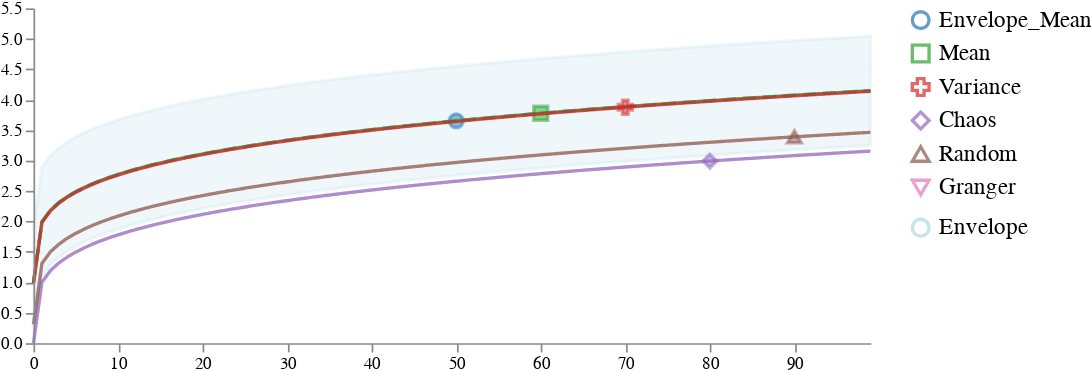

Write notebook code for a chart like this one.
### Code cell
name = "Straight" #All_Changes

timepoint_list = []
sine_list = []
sample_list = []

seed = 10
random.seed(seed)

def save_result(data, name, ref_ext):
    """Save new reference files"""
    _output_root = 'output'
    mode = "w" if ref_ext == "svg" else "wb"
    with open(os.path.join(_output_root, f"{name}.{ref_ext}"), mode) as f:
        f.write(data)
kmean = False
run_functions = [name] # ["Straight", "Amp_Change", "Freq_Change", "Phase_Change"]# #, [name]
n_cluster = 2
# create sine fucntions
def return_sine_function_3(function_name):
        if function_name == "Straight":
                a, b, c, d = 0, 0, 0, random.uniform(0, 2)
                a2, b2, c2, d2 = 0, 0, 0, 1
        if function_name == "Amp_Change":
                a, b, c, d = 1*random.uniform(0, 2), .25, 2*np.pi, random.uniform(0, 2)
                a2, b2, c2, d2 = 1, .25, 2*np.pi, 1
        if function_name == "Freq_Change":
                a, b, c, d = 1, .25*random.uniform(0, 2), 2*np.pi, random.uniform(0, 2)
                a2, b2, c2, d2 = 1, .25, 2*np.pi, 1
        if function_name == "Phase_Change":
                a, b, c, d = 1, .25, 2*np.pi*random.uniform(0, 2), random.uniform(0, 2)
                a2, b2, c2, d2 = 1, .25, 2*np.pi, 1
        def sine_function(x):
                return np.power(x, .25) + a*np.sin(b*x + c) + d
        def sine_function_default(x):
                return np.power(x, .25) + a2*np.sin(b2*x + c2) + d2
        function_parameters_individual = {'a': a,  'b': b, 'c': c,  'd': d}
        function_parameters_default = {'a': a2, 'b': b2, 'c': c2, 'd': d2}
        
        return sine_function, sine_function_default, function_parameters_individual, function_parameters_default

function_dataframe = pd.DataFrame(columns=['functions', 'sample_id', 'a', 'b',  'c',  'd'])
function_list = []
j = 0
all_functions ={}
num_samples = 1000

# create sine dataframes and save the parameters used
for funct_name in run_functions:
        for _ in range(num_samples):
                j+=1
                timepoint_list.extend([x for x in range(100)])
                sample_list.extend([j]*100)
                random_function,  sine_function_default, function_parameters_individual, function_parameters_default = return_sine_function_3(funct_name)

                function_parameters_individual['functions'] = funct_name
                function_parameters_individual['sample_id'] = j
                function_list.append(function_parameters_individual)
                sine_list.extend([random_function(x) for x in range(100)])
        all_functions[funct_name] = sine_function_default 
        function_parameters_default['functions'] = funct_name + " Default"
        function_parameters_default['sample_id'] = None

#keep track of parameters
function_dataframe = pd.DataFrame(function_list)
function_default_dataframe =  pd.DataFrame(function_parameters_default, index=[0])


sine_distribution= pd.DataFrame({'timepoint_id' : timepoint_list,
                   'sample_id' : sample_list,
                   'Envelope': sine_list})


traces_list = []   

# get examplary lines
#change kmean here to use clustering
examplary_line, trajectory_dict = pyciemss.visuals.trajectories.select_traces(sine_distribution,  select_by_list = ['mean', "variance", 'chaos', 'random'], kmean=kmean, n_clusters = n_cluster, seed = seed)
# get the sample'id for the examplary data used per sample_id and select_by
best_samples_cluster = examplary_line[['sample_id', 'select_by', 'cluster']].drop_duplicates()
best_samples_df_list = []
parameters_by_sample_id_list = []
# for each cluster create a new plot
for cluster in list(np.unique(examplary_line['cluster'])): 
        # for distribution only use the sample_ids in the cluster
       
        cluster_sample_id = trajectory_dict[cluster.lower()]['cluster_sample_id']  
        cluster_sine_distribution =  sine_distribution[sine_distribution["sample_id"].isin(cluster_sample_id)]
        current_cluster_df = examplary_line[examplary_line['cluster'] == cluster]
        current_cluster_df = current_cluster_df.reset_index()
        # get right format to use as traces
        examplary_lines_pivot = current_cluster_df[['examplary_line', 'envelope_mean', 'timepoint', 'select_by']].pivot_table(
        values="examplary_line", index = ["timepoint", 'envelope_mean'], columns="select_by"
        )
        examplary_lines_pivot = examplary_lines_pivot.reset_index()
        examplary_lines_pivot = examplary_lines_pivot.rename(columns = {'envelope_mean': 'Envelope_Mean'})
        if len(run_functions) == 1 and not kmean:
                # get baseline for sine functions
                for function_name, function in all_functions.items():
                        examplary_lines_pivot["Baseline"] = [function(x) for x in range(100)]
        cluster_sine_distribution = cluster_sine_distribution.rename(columns = {'Envelope': 'Envelope'})
        #plot the traces along with the baselines
        schema = plots.trajectories(cluster_sine_distribution[['timepoint_id', 'sample_id', 'Envelope']], traces = examplary_lines_pivot)
        path = "{}".format(name, cluster)
        image = plots.ipy_display(schema, format="PNG").data

        plots.ipy_display(schema, format="interactive")

        schema = plots.resize(schema, w=500, h=200)
        plots.save_schema(schema, "_schema.json")
        pdf = vl_convert.vega_to_pdf(schema)
        with open("output/" + path + ".pdf", "wb") as f:
                f.write(pdf)
        plots.ipy_display(schema, format="svg")

        # get average and std of parameter cluster
        all_parameters_cluster = cluster_sine_distribution.merge(function_dataframe, how="inner", on="sample_id")[['sample_id', 'a', 'b', 'c', 'd']]
        parameters_by_sample_id = all_parameters_cluster.groupby("sample_id").agg(np.mean)
        parameters_by_sample_id  = parameters_by_sample_id.agg([np.mean, np.std]).reset_index()
        parameters_by_sample_id['cluster'] = cluster
        parameters_by_sample_id['num'] = len(cluster_sample_id)
        parameters_by_sample_id_list.append(parameters_by_sample_id)

parameters_metrics = pd.concat(parameters_by_sample_id_list)

parameters_metrics.to_csv("output/{}_{}parameter_info.csv".format(name,kmean))
if len(run_functions) == 1:
        # clean up table to get the parameters of the samples id's used for examplary
        all_clusters = best_samples_cluster.merge(function_dataframe, how="inner", on="sample_id")
        all_clusters = pd.concat([all_clusters, function_default_dataframe])[['functions', 'select_by', 'a', 'b', 'c', 'd']]
        all_clusters = all_clusters.rename(columns = {'functions': 'Function Name', 'select_by': "Selection Method"})
        all_clusters["Function Name"] = all_clusters["Function Name"].apply(lambda x: x.replace("_", " ").title())
        all_clusters["Examplar #"] = all_clusters["Selection Method"].apply(lambda x: 1 if len(str(x).split("_")) < 2 else str(x).split("_")[1])
        all_clusters["Selection Method"] = all_clusters["Selection Method"].apply(lambda x:  str(x).split("_")[0])
        all_clusters = all_clusters.round(2)


        all_clusters.to_csv("output/{}_{}.csv".format(name, kmean))
        # table with sine variables of starting function and the formula of the best select_by lines and metrics1

### Figure 1 — Vega specification as saved in the notebook (floating-point values rounded to 4 significant figures; data arrays with more than 128 entries replaced by an {"elided": "..."} marker saying what was removed)
{"$schema": "https://vega.github.io/schema/vega/v5.json", "axes": [{"encode": {"labels": {"update": {"fontSize": {"value": 10}}}}, "name": "x_axis", "orient": "bottom", "scale": "xscale", "zindex": 100}, {"encode": {"labels": {"update": {"fontSize": {"value": 10}}}}, "name": "y_axis", "orient": "left", "scale": "yscale", "zindex": 100}], "background": "white", "data": [{"name": "distributions", "transform": [{"sort": {"field": ["trajectory", "timepoint"]}, "type": "collect"}], "values": [{"lower": 0.09536, "timepoint": 0, "trajectory": "Envelope", "upper": 1.89}, {"lower": 1.095, "timepoint": 1, "trajectory": "Envelope", "upper": 2.89}, {"lower": 1.285, "timepoint": 2, "trajectory": "Envelope", "upper": 3.08}, {"lower": 1.411, "timepoint": 3, "trajectory": "Envelope", "upper": 3.206}, {"lower": 1.51, "timepoint": 4, "trajectory": "Envelope", "upper": 3.305}, {"lower": 1.591, "timepoint": 5, "trajectory": "Envelope", "upper": 3.386}, {"lower": 1.66, "timepoint": 6, "trajectory": "Envelope", "upper": 3.455}, {"lower": 1.722, "timepoint": 7, "trajectory": "Envelope", "upper": 3.517}, {"lower": 1.777, "timepoint": 8, "trajectory": "Envelope", "upper": 3.572}, {"lower": 1.827, "timepoint": 9, "trajectory": "Envelope", "upper": 3.622}, {"lower": 1.874, "timepoint": 10, "trajectory": "Envelope", "upper": 3.669}, {"lower": 1.917, "timepoint": 11, "trajectory": "Envelope", "upper": 3.711}, {"lower": 1.957, "timepoint": 12, "trajectory": "Envelope", "upper": 3.752}, {"lower": 1.994, "timepoint": 13, "trajectory": "Envelope", "upper": 3.789}, {"lower": 2.03, "timepoint": 14, "trajectory": "Envelope", "upper": 3.825}, {"lower": 2.063, "timepoint": 15, "trajectory": "Envelope", "upper": 3.858}, {"lower": 2.095, "timepoint": 16, "trajectory": "Envelope", "upper": 3.89}, {"lower": 2.126, "timepoint": 17, "trajectory": "Envelope", "upper": 3.921}, {"lower": 2.155, "timepoint": 18, "trajectory": "Envelope", "upper": 3.95}, {"lower": 2.183, "timepoint": 19, "trajectory": "Envelope", "upper": 3.978}, {"lower": 2.21, "timepoint": 20, "trajectory": "Envelope", "upper": 4.005}, {"lower": 2.236, "timepoint": 21, "trajectory": "Envelope", "upper": 4.031}, {"lower": 2.261, "timepoint": 22, "trajectory": "Envelope", "upper": 4.056}, {"lower": 2.285, "timepoint": 23, "trajectory": "Envelope", "upper": 4.08}, {"lower": 2.309, "timepoint": 24, "trajectory": "Envelope", "upper": 4.104}, {"lower": 2.331, "timepoint": 25, "trajectory": "Envelope", "upper": 4.126}, {"lower": 2.353, "timepoint": 26, "trajectory": "Envelope", "upper": 4.148}, {"lower": 2.375, "timepoint": 27, "trajectory": "Envelope", "upper": 4.17}, {"lower": 2.396, "timepoint": 28, "trajectory": "Envelope", "upper": 4.191}, {"lower": 2.416, "timepoint": 29, "trajectory": "Envelope", "upper": 4.211}, {"lower": 2.436, "timepoint": 30, "trajectory": "Envelope", "upper": 4.231}, {"lower": 2.455, "timepoint": 31, "trajectory": "Envelope", "upper": 4.25}, {"lower": 2.474, "timepoint": 32, "trajectory": "Envelope", "upper": 4.269}, {"lower": 2.492, "timepoint": 33, "trajectory": "Envelope", "upper": 4.287}, {"lower": 2.51, "timepoint": 34, "trajectory": "Envelope", "upper": 4.305}, {"lower": 2.528, "timepoint": 35, "trajectory": "Envelope", "upper": 4.323}, {"lower": 2.545, "timepoint": 36, "trajectory": "Envelope", "upper": 4.34}, {"lower": 2.562, "timepoint": 37, "trajectory": "Envelope", "upper": 4.357}, {"lower": 2.578, "timepoint": 38, "trajectory": "Envelope", "upper": 4.373}, {"lower": 2.594, "timepoint": 39, "trajectory": "Envelope", "upper": 4.389}, {"lower": 2.61, "timepoint": 40, "trajectory": "Envelope", "upper": 4.405}, {"lower": 2.626, "timepoint": 41, "trajectory": "Envelope", "upper": 4.421}, {"lower": 2.641, "timepoint": 42, "trajectory": "Envelope", "upper": 4.436}, {"lower": 2.656, "timepoint": 43, "trajectory": "Envelope", "upper": 4.451}, {"lower": 2.671, "timepoint": 44, "trajectory": "Envelope", "upper": 4.466}, {"lower": 2.685, "timepoint": 45, "trajectory": "Envelope", "upper": 4.48}, {"lower": 2.7, "timepoint": 46, "trajectory": "Envelope", "upper": 4.495}, {"lower": 2.714, "timepoint": 47, "trajectory": "Envelope", "upper": 4.509}, {"lower": 2.728, "timepoint": 48, "trajectory": "Envelope", "upper": 4.522}, {"lower": 2.741, "timepoint": 49, "trajectory": "Envelope", "upper": 4.536}, {"lower": 2.755, "timepoint": 50, "trajectory": "Envelope", "upper": 4.549}, {"lower": 2.768, "timepoint": 51, "trajectory": "Envelope", "upper": 4.563}, {"lower": 2.781, "timepoint": 52, "trajectory": "Envelope", "upper": 4.576}, {"lower": 2.794, "timepoint": 53, "trajectory": "Envelope", "upper": 4.588}, {"lower": 2.806, "timepoint": 54, "trajectory": "Envelope", "upper": 4.601}, {"lower": 2.819, "timepoint": 55, "trajectory": "Envelope", "upper": 4.614}, {"lower": 2.831, "timepoint": 56, "trajectory": "Envelope", "upper": 4.626}, {"lower": 2.843, "timepoint": 57, "trajectory": "Envelope", "upper": 4.638}, {"lower": 2.855, "timepoint": 58, "trajectory": "Envelope", "upper": 4.65}, {"lower": 2.867, "timepoint": 59, "trajectory": "Envelope", "upper": 4.662}, {"lower": 2.879, "timepoint": 60, "trajectory": "Envelope", "upper": 4.673}, {"lower": 2.89, "timepoint": 61, "trajectory": "Envelope", "upper": 4.685}, {"lower": 2.901, "timepoint": 62, "trajectory": "Envelope", "upper": 4.696}, {"lower": 2.913, "timepoint": 63, "trajectory": "Envelope", "upper": 4.708}, {"lower": 2.924, "timepoint": 64, "trajectory": "Envelope", "upper": 4.719}, {"lower": 2.935, "timepoint": 65, "trajectory": "Envelope", "upper": 4.73}, {"lower": 2.946, "timepoint": 66, "trajectory": "Envelope", "upper": 4.741}, {"lower": 2.956, "timepoint": 67, "trajectory": "Envelope", "upper": 4.751}, {"lower": 2.967, "timepoint": 68, "trajectory": "Envelope", "upper": 4.762}, {"lower": 2.977, "timepoint": 69, "trajectory": "Envelope", "upper": 4.772}, {"lower": 2.988, "timepoint": 70, "trajectory": "Envelope", "upper": 4.783}, {"lower": 2.998, "timepoint": 71, "trajectory": "Envelope", "upper": 4.793}, {"lower": 3.008, "timepoint": 72, "trajectory": "Envelope", "upper": 4.803}, {"lower": 3.018, "timepoint": 73, "trajectory": "Envelope", "upper": 4.813}, {"lower": 3.028, "timepoint": 74, "trajectory": "Envelope", "upper": 4.823}, {"lower": 3.038, "timepoint": 75, "trajectory": "Envelope", "upper": 4.833}, {"lower": 3.048, "timepoint": 76, "trajectory": "Envelope", "upper": 4.843}, {"lower": 3.058, "timepoint": 77, "trajectory": "Envelope", "upper": 4.853}, {"lower": 3.067, "timepoint": 78, "trajectory": "Envelope", "upper": 4.862}, {"lower": 3.077, "timepoint": 79, "trajectory": "Envelope", "upper": 4.872}, {"lower": 3.086, "timepoint": 80, "trajectory": "Envelope", "upper": 4.881}, {"lower": 3.095, "timepoint": 81, "trajectory": "Envelope", "upper": 4.89}, {"lower": 3.105, "timepoint": 82, "trajectory": "Envelope", "upper": 4.9}, {"lower": 3.114, "timepoint": 83, "trajectory": "Envelope", "upper": 4.909}, {"lower": 3.123, "timepoint": 84, "trajectory": "Envelope", "upper": 4.918}, {"lower": 3.132, "timepoint": 85, "trajectory": "Envelope", "upper": 4.927}, {"lower": 3.141, "timepoint": 86, "trajectory": "Envelope", "upper": 4.936}, {"lower": 3.149, "timepoint": 87, "trajectory": "Envelope", "upper": 4.944}, {"lower": 3.158, "timepoint": 88, "trajectory": "Envelope", "upper": 4.953}, {"lower": 3.167, "timepoint": 89, "trajectory": "Envelope", "upper": 4.962}, {"lower": 3.175, "timepoint": 90, "trajectory": "Envelope", "upper": 4.97}, {"lower": 3.184, "timepoint": 91, "trajectory": "Envelope", "upper": 4.979}, {"lower": 3.192, "timepoint": 92, "trajectory": "Envelope", "upper": 4.987}, {"lower": 3.201, "timepoint": 93, "trajectory": "Envelope", "upper": 4.996}, {"lower": 3.209, "timepoint": 94, "trajectory": "Envelope", "upper": 5.004}, {"lower": 3.217, "timepoint": 95, "trajectory": "Envelope", "upper": 5.012}, {"lower": 3.226, "timepoint": 96, "trajectory": "Envelope", "upper": 5.021}, {"lower": 3.234, "timepoint": 97, "trajectory": "Envelope", "upper": 5.029}, {"lower": 3.242, "timepoint": 98, "trajectory": "Envelope", "upper": 5.037}, {"lower": 3.25, "timepoint": 99, "trajectory": "Envelope", "upper": 5.045}]}, {"name": "traces", "transform": [{"expr": "isValid(datum.value)", "type": "filter"}, {"sort": {"field": ["trajectory", "timepoint"]}, "type": "collect"}], "values": {"elided": "600 records"}}, {"name": "points", "values": []}, {"name": "markers", "values": []}, {"name": "selected", "on": [{"remove": true, "trigger": "clear"}, {"remove": true, "trigger": "!shift"}, {"insert": "clicked", "trigger": "!shift && clicked"}, {"toggle": "clicked", "trigger": "shift && clicked"}]}, {"name": "selectedData", "on": [{"remove": true, "trigger": "clearData"}, {"toggle": "clickedData", "trigger": "clickedData"}]}], "height": 200, "legends": [{"encode": {"labels": {"interactive": true, "name": "legendLabel", "update": {"opacity": [{"test": "!length(data('selectedData')) || indata('selectedData', 'value', datum.value)", "value": 1}, {"value": 0.25}]}}, "symbols": {"interactive": true, "name": "legendSymbol", "update": {"fill": {"value": "transparent"}, "opacity": [{"test": "!length(data('selected')) || indata('selected', 'value', datum.value) || indata('selectedData', 'value', datum.value)", "value": 0.7}, {"value": 0.15}], "strokeWidth": {"value": 2}}}}, "labelFontSize": 14, "name": "color_legend", "orient": "right", "shape": "symbol_scale", "stroke": "color"}, {"encode": {"labels": {"interactive": true, "name": "legendLabel", "update": {"opacity": [{"test": "!length(data('selectedData')) || indata('selectedData', 'value', datum.value)", "value": 1}, {"value": 0.25}]}}, "symbols": {"interactive": true, "name": "legendSymbol", "update": {"fill": {"value": "transparent"}, "opacity": [{"test": "!length(data('selected')) || indata('selected', 'value', datum.value) || indata('selectedData', 'value', datum.value)", "value": 0.7}, {"value": 0.15}], "strokeWidth": {"value": 2}}}}, "labelFontSize": 14, "name": "color_legend2", "orient": "right", "stroke": "color_envelope"}], "marks": [{"from": {"facet": {"data": "points", "groupby": "trajectory", "name": "points_split"}}, "marks": [{"encode": {"hover": {"fillOpacity": {"value": 0.9}}, "update": {"fill": {"field": "trajectory", "scale": "color"}, "fillOpacity": [{"test": "!length(data('selected')) || indata('selected', 'value', datum.trajectory)", "value": 0.5}, {"value": 0.15}], "size": {"value": 50}, "stroke": {"field": "trajectory", "scale": "color"}, "strokeOpacity": [{"test": "!length(data('selected')) || indata('selected', 'value', datum.trajectory)", "value": 0.75}, {"value": 0.15}], "strokeWidth": {"value": 2}, "tooltip": {"field": "value"}, "x": {"field": "timepoint", "scale": "xscale"}, "y": {"field": "value", "scale": "yscale"}}}, "from": {"data": "points_split"}, "name": "_points_symbol", "type": "symbol", "zindex": 3}, {"encode": {"hover": {"fillOpacity": {"value": 0.9}}, "update": {"interpolate": {"value": "linear"}, "stroke": {"field": "trajectory", "scale": "color"}, "strokeDash": {"value": [5, 3]}, "strokeOpacity": [{"test": "!length(data('selected')) || indata('selected', 'value', datum.trajectory)", "value": 0.3}, {"value": 0.1}], "strokeWidth": {"value": 2}, "x": {"field": "timepoint", "scale": "xscale"}, "y": {"field": "value", "scale": "yscale"}}}, "from": {"data": "points_split"}, "name": "_points_line", "type": "line", "zindex": 3}], "name": "_points", "type": "group", "zindex": 3}, {"from": {"facet": {"data": "traces", "groupby": "trajectory", "name": "traces_split"}}, "marks": [{"encode": {"hover": {"fillOpacity": {"value": 0.9}}, "update": {"interpolate": {"value": "linear"}, "stroke": {"field": "trajectory", "scale": "color"}, "strokeDash": [{"test": "indexof(datum.trajectory, 'Baseline') != -1 || indexof(datum.trajectory, 'Envelope') != -1", "value": [8, 4]}, {"value": [1, 0]}], "strokeOpacity": [{"test": "!length(data('selected')) || indata('selected', 'value', datum.trajectory)", "value": 0.75}, {"value": 0.15}], "strokeWidth": {"value": 2}, "x": {"field": "timepoint", "scale": "xscale"}, "y": {"field": "value", "scale": "yscale"}}}, "from": {"data": "traces_split"}, "name": "_traces_lines", "type": "line"}, {"encode": {"hover": {"fillOpacity": {"value": 0.9}}, "update": {"fill": {"field": "trajectory", "scale": "color"}, "fillOpacity": [{"test": "datum.timepoint == scale('symbol_placement', datum.trajectory)", "value": 0.5}, {"value": 0}], "shape": {"field": "trajectory", "scale": "symbol_scale"}, "size": {"value": 70}, "stroke": {"field": "trajectory", "scale": "color"}, "strokeOpacity": [{"test": "datum.timepoint == scale('symbol_placement', datum.trajectory)", "value": 0.5}, {"value": 0}], "strokeWidth": {"value": 2}, "x": {"field": "timepoint", "scale": "xscale"}, "y": {"field": "value", "scale": "yscale"}}}, "from": {"data": "traces_split"}, "name": "_traces_symbol", "type": "symbol"}], "name": "_traces", "type": "group", "zindex": 2}, {"from": {"facet": {"data": "distributions", "groupby": "trajectory", "name": "trajectory_split"}}, "marks": [{"encode": {"hover": {"fillOpacity": {"value": 0.9}}, "update": {"fill": {"field": "trajectory", "scale": "color_envelope"}, "fillOpacity": [{"test": "!length(data('selected')) || indata('selected', 'value', datum.trajectory)", "value": 0.2}, {"value": 0.05}], "interpolate": {"value": "linear"}, "stroke": {"field": "trajectory", "scale": "color_envelope"}, "strokeOpacity": [{"test": "!length(data('selected')) || indata('selected', 'value', datum.trajectory)", "value": 0.2}, {"value": 0.05}], "strokeWidth": {"value": 2}, "x": {"field": "timepoint", "scale": "xscale"}, "y": {"field": "upper", "scale": "yscale"}, "y2": {"field": "lower", "scale": "yscale"}}}, "from": {"data": "trajectory_split"}, "interactive": true, "name": "area", "type": "area"}], "name": "_distributions", "type": "group", "zindex": 1}, {"marks": [{"encode": {"enter": {"stroke": {"value": "lightgray"}}, "update": {"opacity": {"value": 1}, "x": {"field": "timepoint", "scale": "xscale"}, "y": {"signal": "height"}, "y2": {"value": 0}}}, "from": {"data": "markers"}, "name": "_marker text", "type": "rule"}, {"encode": {"enter": {"fontSize": {"value": 10}, "text": {"field": "datum.label"}, "y": {"value": 0}}}, "from": {"data": "_marker text"}, "name": "_marker flags", "transform": [{"as": ["x", "_y", "opacity", "align", "baseline"], "lineAnchor": "start", "offset": [1], "size": {"signal": "[width, height]"}, "type": "label"}], "type": "text"}], "name": "_markers", "type": "group"}], "scales": [{"domain": {"fields": [{"data": "distributions", "field": "timepoint"}, {"data": "traces", "field": "timepoint"}, {"data": "points", "field": "timepoint"}, {"data": "markers", "field": "timepoint"}]}, "name": "xscale", "range": "width", "type": "linear", "zero": false}, {"domain": {"fields": [{"data": "distributions", "field": "lower"}, {"data": "distributions", "field": "upper"}, {"data": "traces", "field": "value"}, {"data": "points", "field": "value"}]}, "name": "yscale", "nice": true, "range": "height", "type": "linear", "zero": true}, {"domain": {"fields": [{"data": "distributions", "field": "trajectory"}]}, "name": "color_envelope", "range": ["#ADD8E6"], "type": "ordinal"}, {"domain": ["Envelope_Mean", "Mean", "Variance", "Chaos", "Random", "Granger"], "name": "color", "range": ["#1f77b4", "#2ca02c", "#d62728", "#9467bd", "#8c564b", "#e377c2", "#7f7f7f", "#bcbd22", "#17becf"], "type": "ordinal"}, {"domain": ["Envelope_Mean", "Mean", "Variance", "Chaos", "Random", "Granger"], "name": "symbol_scale", "range": ["circle", "square", "cross", "diamond", "triangle-up", "triangle-down", "triangle-right", "triangle-left", "arrow", "wedge", "triangle"], "type": "ordinal"}, {"domain": ["Envelope_Mean", "Mean", "Variance", "Chaos", "Random", "Granger"], "name": "symbol_placement", "range": [50, 60, 70, 80, 90], "type": "ordinal"}], "signals": [{"name": "clear", "on": [{"events": "mouseup[!event.item]", "force": true, "update": "true"}], "value": true}, {"name": "shift", "on": [{"events": "@legendSymbol:click, @legendLabel:click", "force": true, "update": "event.shiftKey"}], "value": false}, {"name": "clicked", "on": [{"events": "@legendSymbol:click, @legendLabel:click", "force": true, "update": "{value: datum.value}"}], "value": null}, {"name": "clearData", "on": [{"events": "mouseup[!event.item]", "force": true, "update": "true"}], "value": true}, {"name": "clickedData", "on": [{"events": "@area:click", "force": true, "update": "{value: datum.trajectory}"}], "value": null}], "width": 500}
